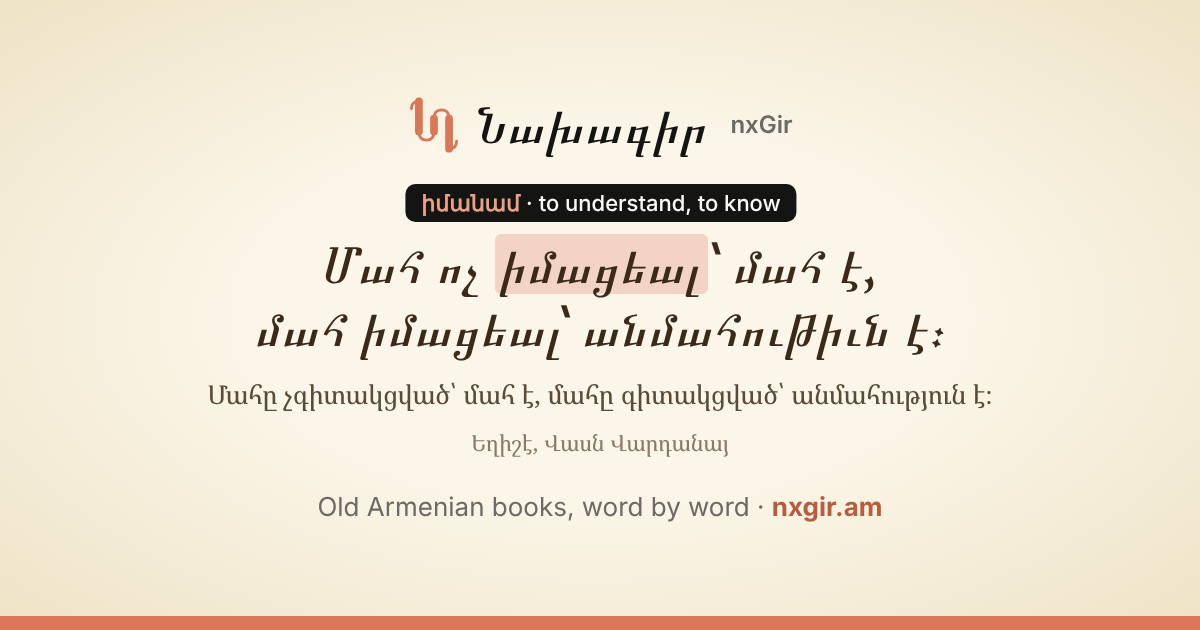
#> input picture web/og-image.png, 1200 x 630 px
$ python -i render-font.py   (imports and definitions only)
#> lines starting #> are read from the running program, lines starting #| are printed output that depends on the picture
#!/usr/bin/env python3
"""Make nxGir Bolorgir, the reader's calligraphic
font, from Noto Serif Armenian.

Each letter of Noto is drawn big, made wider and
lower, thinned to its middle line, and written
again with a broad pen held at an angle (the
thick and thin come from the angle, as with a
reed pen); the picture is traced back to curves
(potrace) and saved as a font. The font is under
the SIL OFL 1.1, as Noto is (`web/fonts/README.md`).

Needs numpy, scipy, scikit-image, Pillow,
fonttools, brotli and potracer (pip), only here:

    python3 scripts/render-font.py
    python3 scripts/render-font.py --sample a.png

Writes web/fonts/bolorgir-400-normal.woff2.
"""

import argparse
import math
from pathlib import Path

import numpy as np
import potrace
from fontTools.feaLib.builder import (
    addOpenTypeFeaturesFromString,
)
from fontTools.fontBuilder import FontBuilder
from fontTools.pens.t2CharStringPen import (
    T2CharStringPen,
)
from fontTools.ttLib import TTFont
from PIL import Image, ImageDraw, ImageFont
from scipy import ndimage
from scipy.signal import fftconvolve
from skimage.morphology import skeletonize

ROOT = Path(__file__).resolve().parent.parent
FONTS = ROOT / "web" / "fonts"
OUT = FONTS / "bolorgir-400-normal.woff2"
ARMENIAN = FONTS / "noto-armenian-400-normal.woff2"
LATIN = FONTS / "noto-latin-400-normal.woff2"

FAMILY = "nxGir Bolorgir"
PS_NAME = "nxGirBolorgir-Regular"
VERSION = "1.000"
COPYRIGHT = (
    "Copyright 2022 The Noto Project Authors"
    " (https://github.com/notofonts/armenian);"
    " Copyright 2026 the nxGir project"
)
LICENSE = (
    "This Font Software is licensed under the SIL"
    " Open Font License, Version 1.1."
)
LICENSE_URL = "https://openfontlicense.org"

UPM = 1000
S = 600  # pixels per em while drawing
U = UPM / S  # font units per pixel

# the pen: as the manuscript sample
WIDE = 1.12  # letters wider
LOW = 0.82  # and lower
PEN = 0.15  # pen width, em
THIN = 0.025  # the pen's thin side, em
ANGLE = 35  # degrees
SLANT = 3  # degrees
TRACK = 50  # units added between letters
DOT = 0.02  # a mark smaller than this, em², is
# kept whole (dots), not drawn with the pen

# Latin and punctuation taken from Noto Serif
LATIN_CHARS = [
    *range(0x21, 0x7F),
    0xAB,
    0xB7,
    0xBB,
    0x2013,
    0x2014,
    0x2018,
    0x2019,
    0x201C,
    0x201D,
    0x2026,
]
N8 = [
    (-1, -1),
    (-1, 0),
    (-1, 1),
    (0, -1),
    (0, 1),
    (1, -1),
    (1, 0),
    (1, 1),
]


# [12 lines left out: function chars, not called in this run]


def advance(font, c):
    gl = font.getBestCmap()[c]
    return font["hmtx"][gl][0]


# [91 lines left out: functions neighbours, prune, nib, write, not called in this run]


def dots(img):
    """Small marks (the dots of ։ and ., ՝ ՛) kept
    whole and a little fuller: their middle line
    is a point, which the pen would draw as a
    hairline."""
    lab, n = ndimage.label(img)
    if not n:
        return np.zeros(img.shape)
    area = ndimage.sum(img, lab, range(1, n + 1))
    small = np.isin(
        lab, 1 + np.nonzero(area < DOT * S * S)[0]
    )
    grown = ndimage.binary_dilation(
        small, iterations=int(PEN * S / 5)
    )
    return ndimage.gaussian_filter(grown * 1.0, 1.5)


# [46 lines left out: functions trace, draw, not called in this run]


class Pen:
    """Letters written with the pen, one at a time:
    (contours, advance width) in font units."""

    # [6 lines left out: function __init__, not called in this run]

    def space(self):
        adv = advance(self.srcs[ARMENIAN], 0x20)
        return round(adv * WIDE)

    # [116 lines left out: functions glyph, build, save, sample, main, not called in this run]


# [2 lines not run here, left out]

>>> import cv2
>>> picture = cv2.imread('../web/og-image.png', cv2.IMREAD_GRAYSCALE)
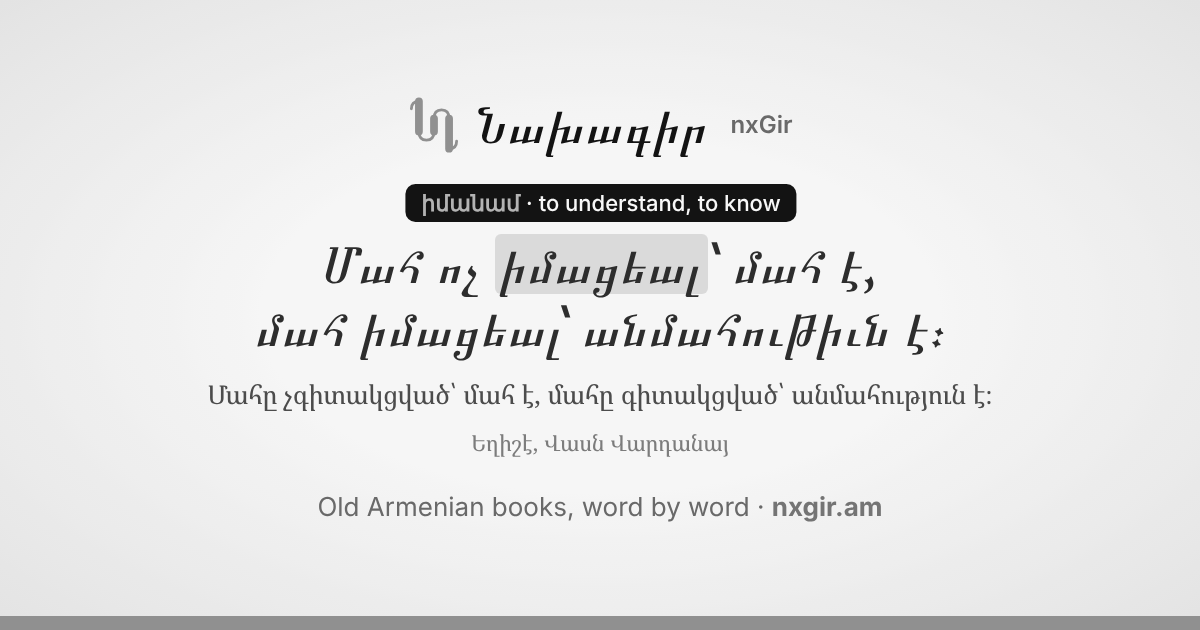
#> picture: shape (630, 1200); min 19, max 248, mean 228.8
>>> result = dots(picture)
#> in dots, `lab, n = ndimage.label(img)`: lab: shape (630, 1200) int32; every value is 1
#> in dots, `lab, n = ndimage.label(img)`: n = 1
#> in dots, `area = ndimage.sum(img, lab, range(1, n + 1))`: area = [172942817]
#> in dots, `small = np.isin( lab, 1 + np.nonzero(area < DOT * S * S)[0] )`: small: shape (630, 1200) bool; every value is 0
#> in dots, `return ndimage.gaussian_filter(grown * 1.0, 1.5)`: returned value: shape (630, 1200) float64; every value is 0
